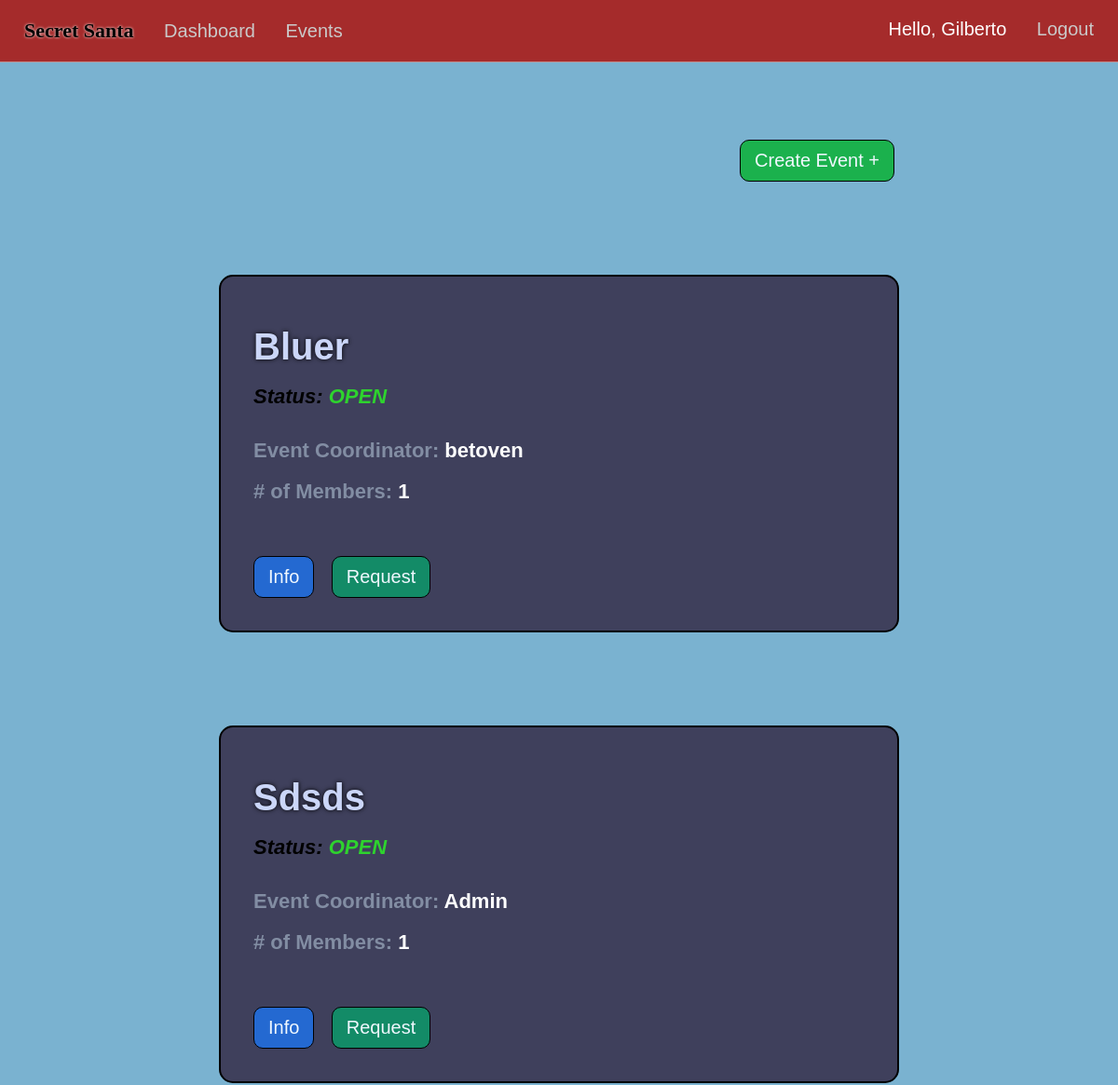
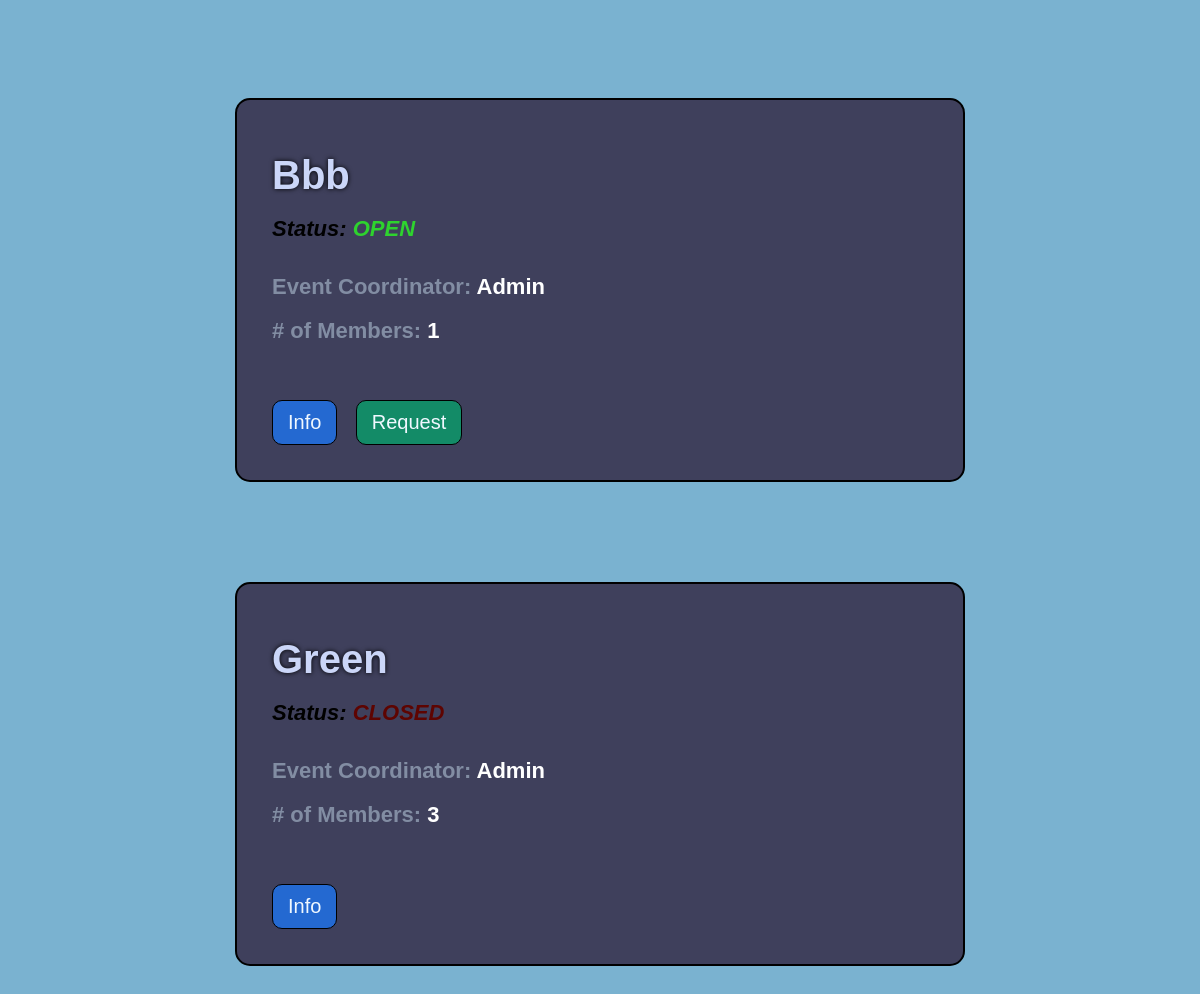
The app's page /events (signed in), older data (2 pictures, top to bottom).
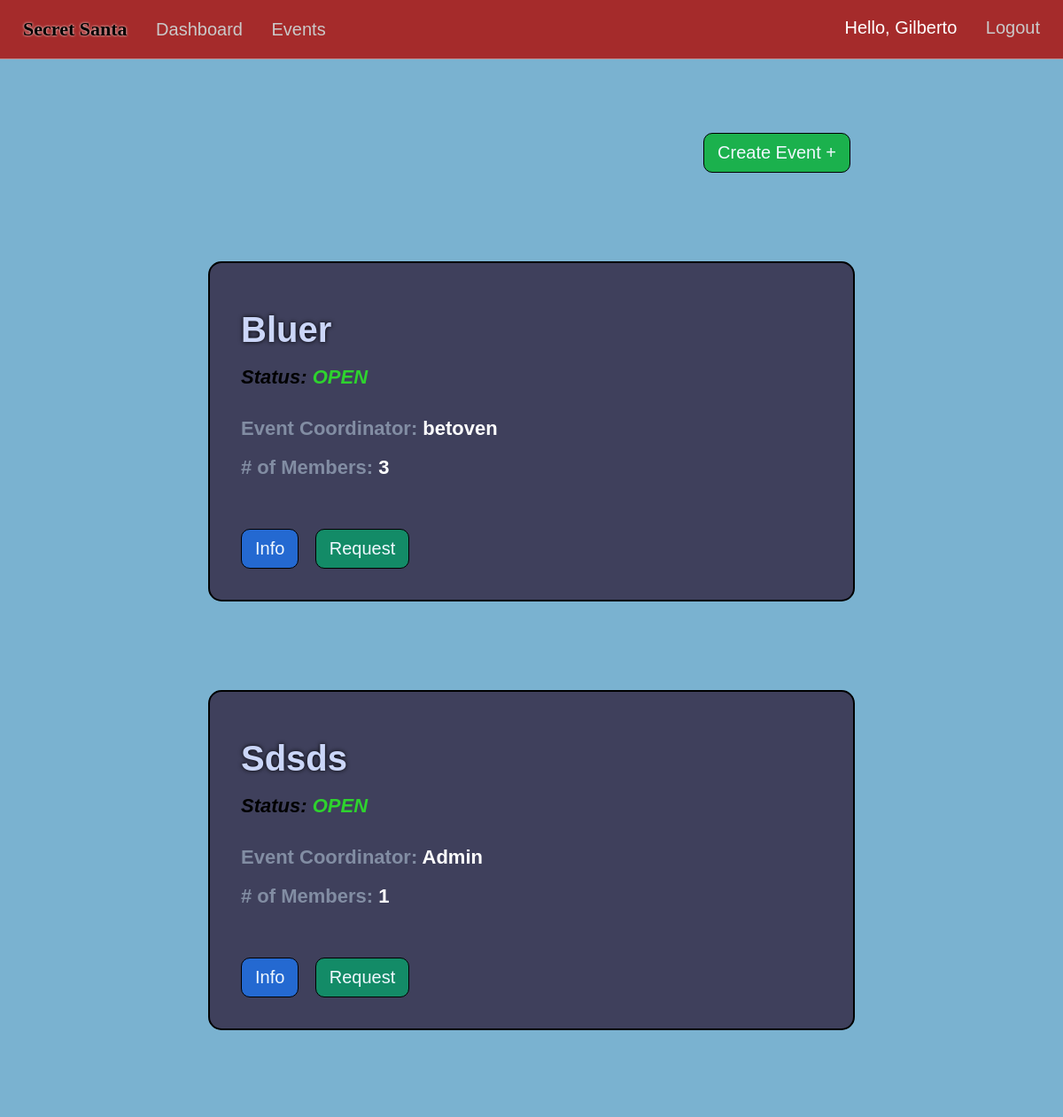
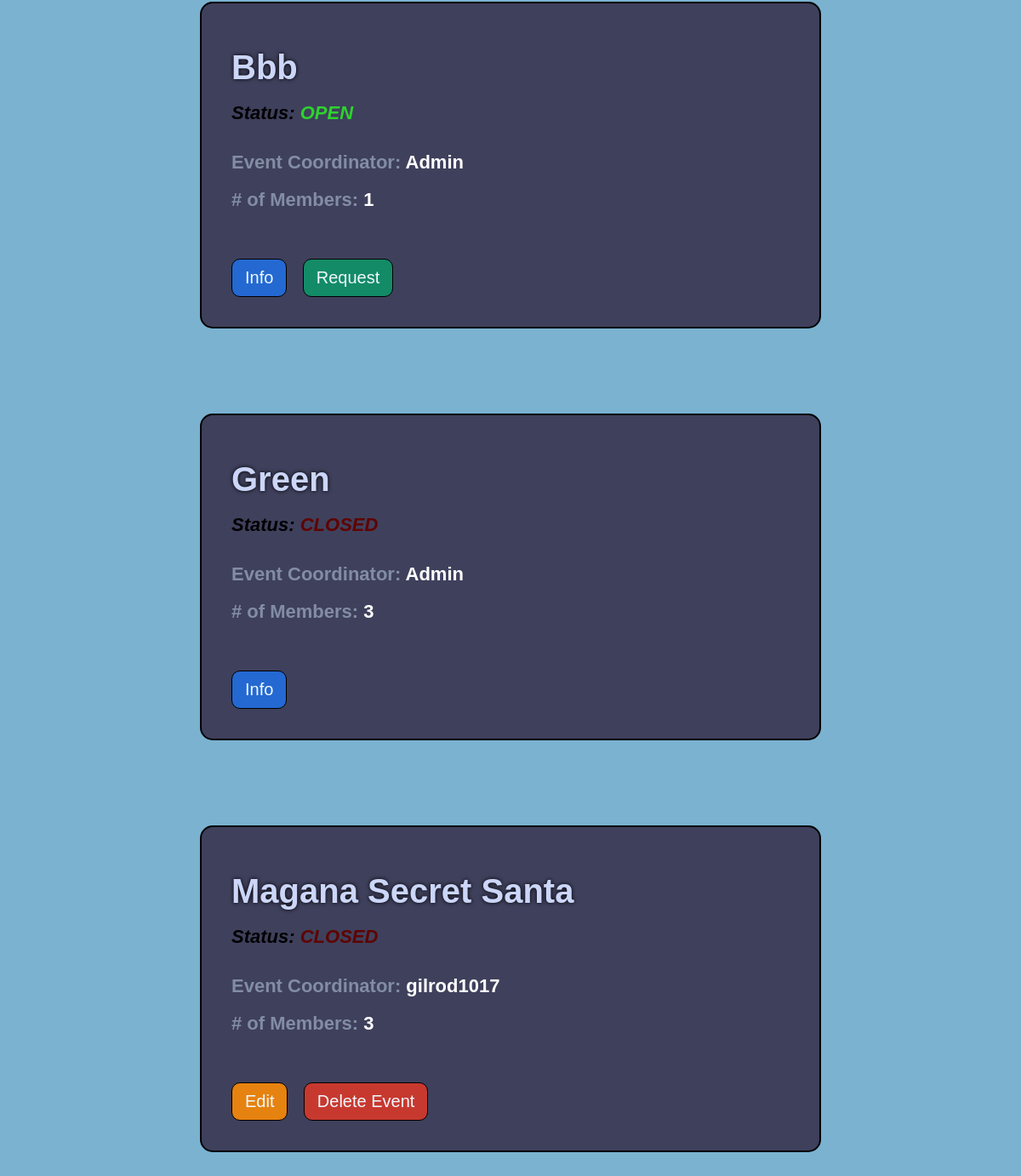
The same page, newer data (2 pictures, top to bottom).
### market/models.py (models this page shows, shortened)
class User(db.Model, UserMixin):
    id = db.Column(db.Integer(), primary_key=True)
    username = db.Column(db.String(length=30), nullable=False, unique=True)
    first_name = db.Column(db.String(length=50), nullable=False)
    last_name = db.Column(db.String(length=50), nullable=False)
    email_address = db.Column(db.String(length=50), nullable=False, unique=True)
    password_hash = db.Column(db.String(length=60), nullable=False)
    events = db.relationship('Event', backref='coordinator', lazy=True)
    events_attending = db.relationship('EventMembers', backref='attendees', lazy=True)
    @property
    def password(self):
        return self.password_hash

class Event(db.Model):
    event_id = db.Column(db.Integer(), primary_key=True)
    coordinator_id = db.Column(db.Integer(), db.ForeignKey('user.id'), nullable=False)
    event_name = db.Column(db.String(length=75), nullable=False, unique=True)
    event_date = db.Column(db.Date())
    event_status = db.Column(db.String(length=20))
    members = db.relationship('EventMembers', backref='attended_events', lazy=True)
    fields = db.relationship('EventFields', backref='event_for_field', lazy=True)
    filled_fields = db.relationship('UserEventFields', backref='FieldEvent', lazy=True)

### market/routes.py (the view)
@app.route("/events")
@login_required
def events_page():
    events=Event.query.order_by(Event.event_status.desc()).all()
    return render_template('events.html', events=events, is_user_member=is_user_member)

### market/models.py (called while the page is built)
@login_manager.user_loader
def load_user(user_id):
    return User.query.get(int(user_id))

### market/routes.py (called while the page is built)
def is_user_member(event, current_user):
    for person in event.members:
        if person.user_id == current_user.id and person.status == 'member':
            return 'member'
        elif person.user_id == current_user.id and person.status == 'pending':
            return 'pending'
    return 'none'

### market/templates/events.html (shortened to what this page needs)
{% extends 'base.html' %}
  {% block style %}
  <link rel= "stylesheet" type= "text/css" href= "{{ url_for('static',filename='styles/events.css') }}">
  {% endblock %}
  {% block content %}
    {% if events %}
    <center>
    <div class="create-btn-div-true">
    <a href="{{url_for('create_event')}}"><button class="create-btn-yes">Create Event +</button></a>
    </div>
      <div class="create-div">
      {% for event in events %}
      <div class="event">
        <div class="titles-div">
          <h1 class="e-title"><span class="event-info-title">{{event.event_name|title}}</span></h1>
          <h1 class="e-title e-status"><i>Status:
            {% if event.event_status|title=='Open' %}
              <span class="event-status-info-open">{{event.event_status|upper}}</i></span></h1><br>
              {% elif event.event_status|title=='Closed' %}
            <span class="event-status-info-closed">{{event.event_status|upper}}</i></span></h1><br>
            {% endif %}
          <h1 class="e-title">Event Coordinator: <span class="event-info">{{event.coordinator.username}}</span></h1>
          <h1 class="e-title"># of Members: <span class="event-info">
            {% set count = [] %}
            {% for person in event.members%}
              {% if person.status == 'member'%}
                {% set _ = count.append(person) %}
              {% endif %}
            {% endfor %}
            {{count|length}}
          </span></h1>
        </div>
        <br><br><br><br>
        <div class="buttons">
          {% if current_user.is_authenticated and current_user.id == event.coordinator.id %}
            <a href="{{ url_for('event_info', event_id=event.event_id) }}"><button class="edit-btn">Edit</button></a>
            <a href="{{ url_for('delete_event', event_id=event.event_id) }}"><button class="delete-btn">Delete Event</button></a>
            {% else %}
              <a href="{{ url_for('event_info', event_id=event.event_id) }}"><button class="info-btn">Info</button></a>
              {% if current_user.is_authenticated and event.event_status == 'open' %}
                {% set user_event_status=is_user_member(event, current_user) %}
                {% if user_event_status=='none' %}
                    <a href="{{ url_for('request_event', event_id=event.event_id, member_id=current_user.id) }}"><button class="request-btn">Request</button></a>
                {% elif user_event_status=='pending' %}
                <a href="{{ url_for('cancel_request', event_id=event.event_id) }}"><button class="remove-request-btn">Cancel Request</button></a>
                {% endif %}
              {% endif %}
            {% endif %}
        </div>
      </div>
      {% endfor %}
    </div></center>
    {% else %}
    <center>
    <div class="no-event-div">
    <p>Be the First To Create An Event!</p>
    <a href="{{url_for('create_event')}}"><button class="create-btn">Create Event +</button></a>
    </div></center>
    {% endif %}
  {% endblock %}

### market/templates/base.html (shortened to what this page needs)
<!DOCTYPE html>
<html lang="en">
<head>
  <link rel= "stylesheet" type= "text/css" href= "{{ url_for('static',filename='styles/main.css') }}">
  {% block style %}
  {% endblock %}
</head>
<body>
  <nav>
    <ul class="top-left-nav">
      <a href="{{ url_for('home_page') }}" ><li class="li-title">
        Secret Santa
      </li></a>
    {% if current_user.is_authenticated %}
      <li>
        <a href="{{ url_for('dashboard_page') }}" class="nav-item">Dashboard</a>
      </li>
      <li>
        <a href="{{ url_for('events_page') }}" class="nav-item">Events</a>
      </li>
    {% endif %}
    </ul>
    {% if current_user.is_authenticated %}
    <ul class="top-right-nav">
      <li>
        <p class="nav-name">Hello, {{ current_user.first_name.title() }} </p>
      </li>
      <li>
        <a class="nav-item" href="{{ url_for('logout_page') }}">Logout</a>
      </li>
    </ul>
    {% endif %}
  </nav>
  {% block content %}
  {% endblock %}
</body>
</html>

### market/static/styles/main.css (style rules this page uses)
* { margin: 0px; box-sizing: border-box; }
body { margin-top: 66px; font-family: Arial, Helvetica, sans-serif; background-color: rgb(122, 178, 208); color: white; padding: 0px 10px; padding-bottom: 80px; }
nav { display: flex; justify-content: space-between; background-color: rgb(165, 43, 43); padding: 20px 20px; position: fixed; right: 0px; left: 0px; top:0px; z-index: 1000; color: black; font-family:'Gill Sans', 'Gill Sans MT', Calibri, 'Trebuchet MS', sans-serif; font-size: 20px; border-bottom: 1px solid rgba(209, 208, 208, 0.589); }
.li-title { font-weight: bolder; font-size: 22px; font-family: 'Grinched'; text-shadow: 0px 0px 3px white; }
.top-left-nav { list-style: none; padding: 0px; display: inline-block; }
.top-left-nav li,.top-right-nav li { display: inline-block; margin-right: 6px; margin-left: 6px; }
.top-right-nav { list-style: none; padding: 0px; display: inline-block; }
.nav-item { text-decoration: none; color: rgb(202, 201, 201); margin-left: 15px; }
.nav-name { text-decoration: none; color: rgb(255, 255, 255); }
a { text-decoration: none; color: Black; }

### market/static/styles/events.css (style rules this page uses)
body { margin-top: 80px; padding: 0px 10px; padding-bottom:60px ; }
.event { background-color: rgb(63, 64, 92); min-height: 350px; max-width: 750px; margin-top: 100px; border-radius: 15px; text-align: left; padding:35px; font-size: 12px; display: flex; flex-direction:column; justify-content:space-between; margin-left: 10px; margin-right: 10px; border: 2px solid black; }
.event-info-title { font-size: 40px; color: rgb(203, 214, 248); text-shadow: 0px 0px 5px black; }
.e-title { margin-top: 18px; font-size: 22px; color: rgb(130, 141, 163); font-family: 'Gill Sans', 'Gill Sans MT', Calibri, 'Trebuchet MS', sans-serif; }
.e-status { color:rgb(0, 0, 0); }
.event-status-info-open { color:rgb(46, 211, 46); font-weight: bold; }
.event-status-info-closed { color:rgb(94, 4, 1); font-weight: bold; }
.titles-div { display: inline-block; }
.event-info { color: rgb(255, 255, 255); }
.request-btn { border:1px solid black; cursor: pointer; background-color: rgb(19, 139, 103); color: aliceblue; padding: 10px 15px; border-radius: 10px; font-size: 20px; font-family: 'Gill Sans', 'Gill Sans MT', Calibri, 'Trebuchet MS', sans-serif; margin-right: 15px; }
.delete-btn { cursor: pointer; background-color: rgb(199, 57, 47); border: none; color: aliceblue; padding: 10px 15px; border-radius: 10px; font-size: 20px; font-family: 'Gill Sans', 'Gill Sans MT', Calibri, 'Trebuchet MS', sans-serif; border:1px solid black; }
.info-btn { cursor: pointer; background-color: rgb(36, 105, 209); border: none; color: aliceblue; padding: 10px 15px; border-radius: 10px; font-size: 20px; font-family: 'Gill Sans', 'Gill Sans MT', Calibri, 'Trebuchet MS', sans-serif; margin-right: 15px; border:1px solid black; }
.create-div { max-width: 750px; }
.create-btn-div-true { padding-top: 70px; padding-right: 15px; display:flex; max-width: 750px; justify-content: end; }
.create-btn-yes { cursor: pointer; background-color: rgb(27, 177, 77); border: none; color: aliceblue; padding: 10px 15px; border:1px solid black; border-radius: 10px; font-size: 20px; font-family: 'Gill Sans', 'Gill Sans MT', Calibri, 'Trebuchet MS', sans-serif; }
.edit-btn { cursor: pointer; background-color: rgb(230, 130, 15); border: none; color: aliceblue; padding: 10px 15px; border-radius: 10px; font-size: 20px; font-family: 'Gill Sans', 'Gill Sans MT', Calibri, 'Trebuchet MS', sans-serif; margin-right: 15px; border:1px solid black; }

Row changes from the older to the newer data that the page shows:
computed for Event "Bluer": count "1" → "3"
added Event: event_name "Magana Secret Santa", event_status "CLOSED", coordinator.username "gilrod1017", count "3"
